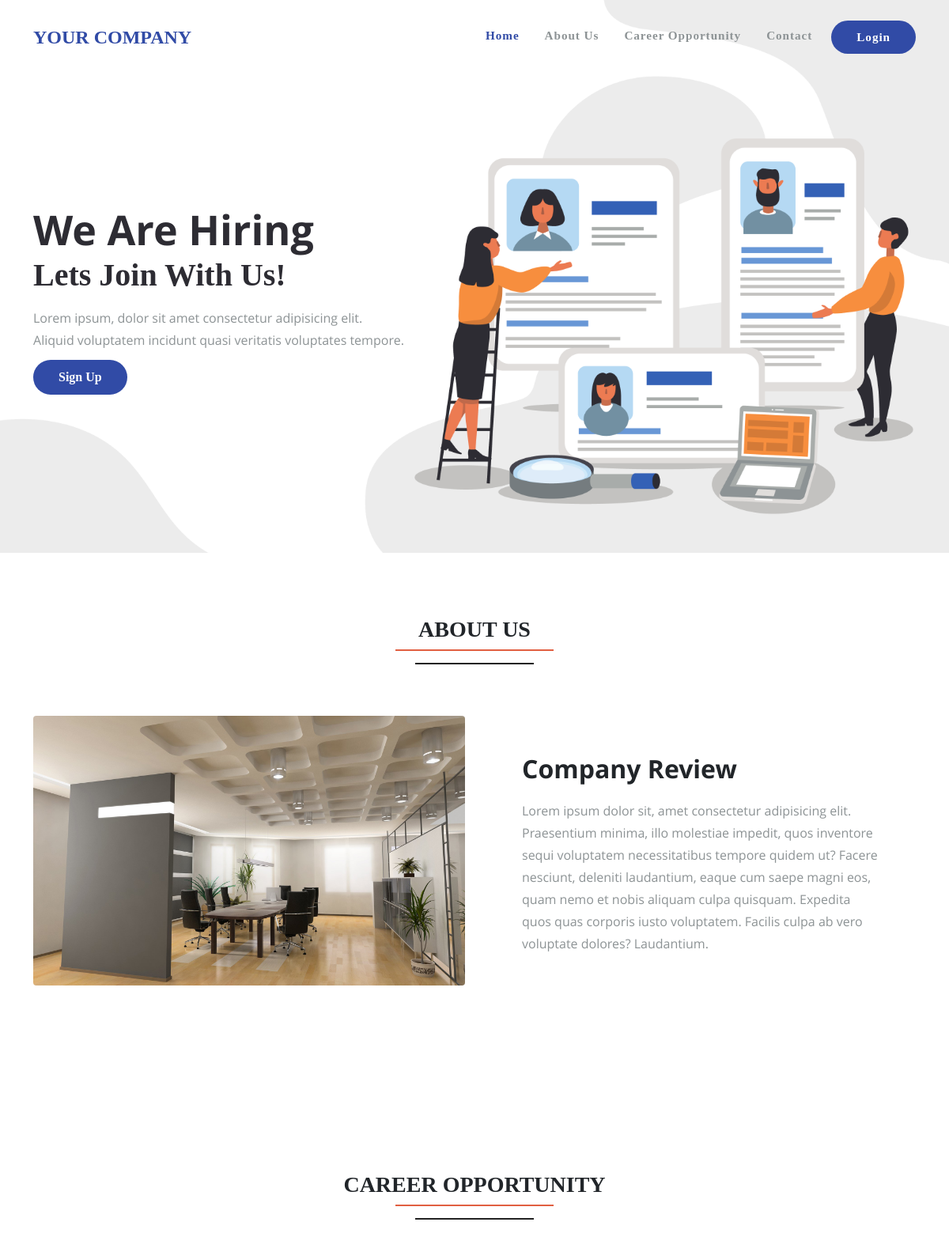
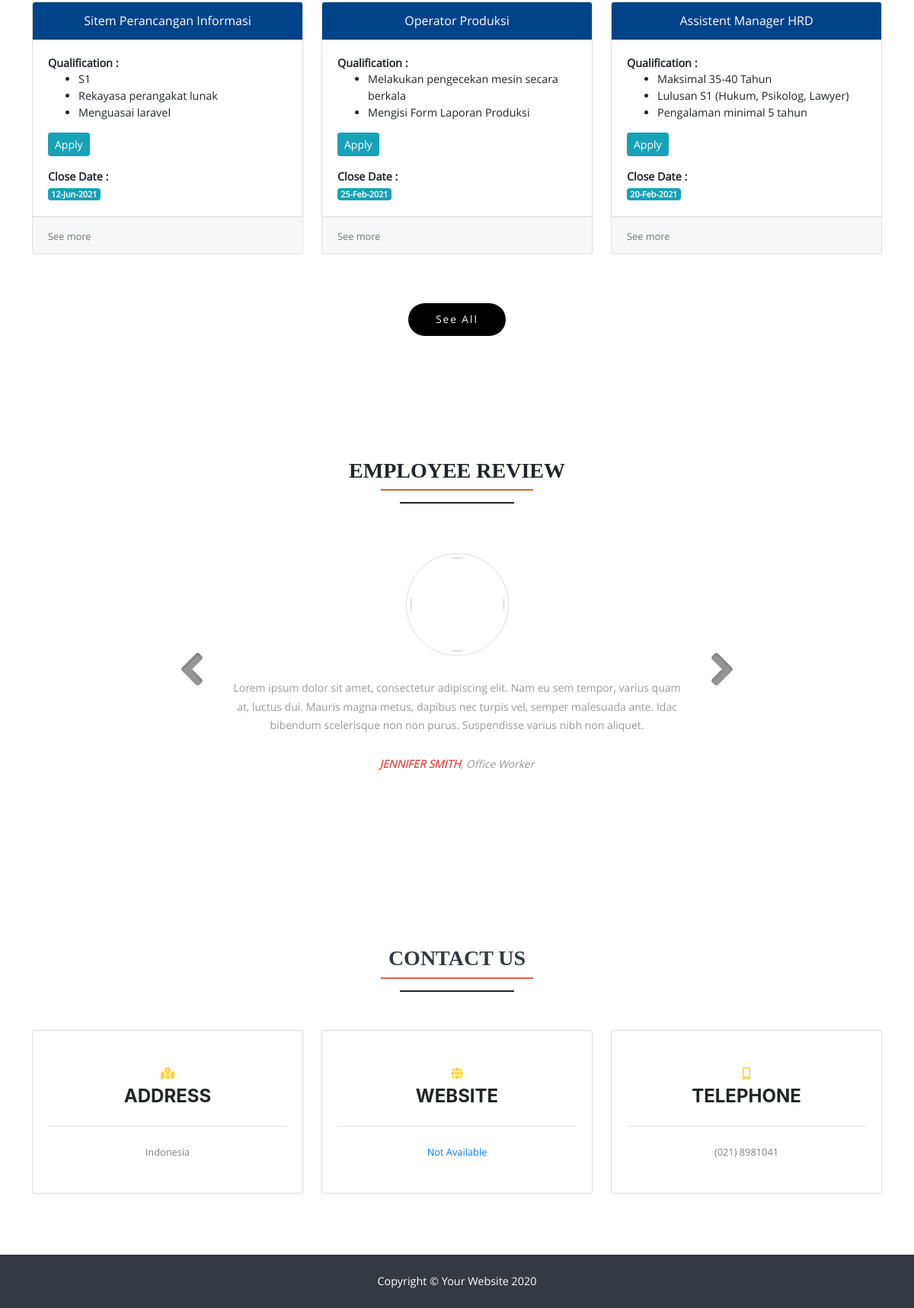
The page / on the database its author committed (2 pictures, top to bottom).
### tables this page shows
CREATE TABLE `job_article` (
  `id_job` int(6) NOT NULL,
  `title` varchar(50) DEFAULT NULL,
  `contents` text,
  `date_from` date DEFAULT NULL,
  `date_thru` date DEFAULT NULL,
  `id_users` int(6) DEFAULT NULL,
  `id_category` int(6) DEFAULT NULL,
  `description` text
);

### application/controllers/Home.php (called while the page is built, shortened)
<?php
class Home extends CI_Controller
{
  function post(){
    $datenow = date("Y-m-d");
    $data_job_article = $this->db->query("SELECT * FROM job_article WHERE date_thru >= '".$datenow."' LIMIT 3");
    $data['data'] = $data_job_article->result();
    $this->load->view('r_home',$data);
  }
}

### index.php (called while the page is built, shortened)
<?php
require_once BASEPATH.'core/CodeIgniter.php';

### application/views/r_home.php (the view, shortened to what this page needs)
<!DOCTYPE html>
<html lang="en">
<head>
    <link rel="stylesheet" href="<?php echo base_url() ?>assets/fontawesome-free/css/all.min.css">
    <link href="<?php echo base_url('assets/css/');?>styles.css" rel="stylesheet" />
    <link href="<?php echo base_url('assets/fonts/');?>open-sans.css" rel="stylesheet" />
    <link href="<?php echo base_url('assets/fonts/'); ?>metrophobic.css" rel="stylesheet" />
</head>
<body id="page-top">
    <nav class="navbar navbar-expand-lg fixed-top" id="mainNav">
        <div class="container">
            <a class="navbar-brand js-scroll-trigger" href="#page-top">Your Company</a>
            <div class="collapse navbar-collapse" id="navbarResponsive">
                <ul class="navbar-nav ml-auto">
                    <li class="nav-item"><a class="nav-link js-scroll-trigger font-weight-bold"
                            href="#page-top">Home</a></li>
                    <li class="nav-item"><a class="nav-link js-scroll-trigger font-weight-bold" href="#about">About
                            Us</a></li>
                    <li class="nav-item"><a class="nav-link js-scroll-trigger font-weight-bold" href="#services">Career
                            Opportunity</a></li>
                    <li class="nav-item"><a class="nav-link js-scroll-trigger font-weight-bold"
                            href="#contact">Contact</a></li>
                    <li class="nav-item"><a class="nav-link js-scroll-trigger font-weight-bold btn-sign"
                            data-toggle="modal" data-target="#ModalLogin">Login</a></li>
                </ul>
            </div>
        </div>
    </nav>
    <header class="masthead">
        <div class="container">
            <h1>We are hiring</h1>
            <h3>Lets Join With Us!</h3>
            <p>Lorem ipsum, dolor sit amet consectetur adipisicing elit. <br> Aliquid voluptatem incidunt quasi
                veritatis voluptates tempore.</p>
            <a href="#ModalSignUp" data-toggle="modal" class="btn btn-primary btn-sign">Sign Up</a>
        </div>
    </header>
    <section class="page-section" id="about">
        <div class="container">
            <div class="text-center">
                <h3 class="section-heading">About Us</h3>
                <p class="line1"></p>
                <p class="line2"></p>
            </div>
            <div class="row">
                <div class="col-lg-6 col-md-12">
                    <div class="about-img">
                        <img src="assets/img/bg-4.jpg" class="rounded img-fluid">
                    </div>
                </div>
                <div class="col-lg-6 col-md-12">
                    <div class="about-review">
                        <h2>Company Review</h2>
                        <p>Lorem ipsum dolor sit, amet consectetur adipisicing elit. Praesentium minima, illo molestiae
                            impedit, quos inventore sequi voluptatem necessitatibus tempore quidem ut? Facere nesciunt,
                            deleniti laudantium, eaque cum saepe magni eos, quam nemo et nobis aliquam culpa quisquam.
                            Expedita quos quas corporis iusto voluptatem. Facilis culpa ab vero voluptate dolores?
                            Laudantium.
                        </p>
                    </div>
                </div>
            </div>
        </div>
    </section>
    <section class="page-section" id="services">
        <div class="container ">
            <div class="text-center">
                <h3 class="section-heading text-uppercase">career opportunity</h3>
                <p class="line1"></p>
                <p class="line2 mb-3"></p>
            </div>
            <div class="row mt-5">
                <?php foreach ($data as $value) { ?>
                <div class="col-md-4 col-sm-12 mb-3" id="accordion<?php echo $value->id_job ?>" role="tablist"
                    aria-multiselectable="true">
                    <div class="card">
                        <div class="card-header text-center"><?php echo $value->title; ?>
                        </div>
                        <div class="card-body">
                            <div class="card-text">
                                <b>Qualification :</b><br>
                                <?php
                                echo $value->contents;
                                ?>
                                <a href="#" class="btn btn-info btn-sm mb-3" role="button">Apply</a><br>
                                <b>Close Date :</b><br>
                                <span
                                    class="badge badge-info"><?php echo  date("d-M-Y", strtotime($value->date_thru)); ?></span>
                            </div>
                        </div>
                        <div class="card-footer" id="footerThree" role="tab">
                            <a href="#collapse<?php echo $value->id_job ?>" data-toggle="collapse"
                                data-parent="#accordion<?php echo $value->id_job ?>" aria-expanded="true"
                                aria-controls="collapseThree">
                                <small class="text-muted">See more</small>
                            </a>
                        </div>
                    </div>
                </div>
                <?php } ?>
                <div class="col-md-12">
                    <div class="text-center">
                        <a href="<?php echo site_url('home/karir'); ?>" class="btn btn-send mt-5">See All</a>
                    </div>
                </div>
            </div>
    </section>
    <section class="page-section" id="testimonial">
        <div class="container">
            <div class="text-center">
                <h3 class="section-heading text-uppercase ">Employee Review</h3>
                <p class="line1"></p>
                <p class="line2"></p>
            </div>
        </div>
        <div class="container">
            <div class="row">
                <div class="col-md-8 col-center m-auto">
                    <div id="myCarousel" class="carousel slide" data-ride="carousel">
                        <div class="carousel-inner">
                            <div class="item carousel-item active">
                                <div class="img-box"><img src="assets/img/avatar-1.jpg" alt=""></div>
                                <p class="testimonial">Lorem ipsum dolor sit amet, consectetur adipiscing elit. Nam eu
                                    sem tempor, varius quam at, luctus dui. Mauris magna metus, dapibus nec turpis vel,
                                    semper malesuada ante. Idac bibendum scelerisque non non purus. Suspendisse varius
                                    nibh non aliquet.</p>
                                <p class="overview"><b>Jennifer Smith</b>, Office Worker</p>
                            </div>
                        </div>
                        <a class="carousel-control left carousel-control-prev" href="#myCarousel" data-slide="prev">
                            <i class="fa fa-angle-left"></i>
                        </a>
                        <a class="carousel-control right carousel-control-next" href="#myCarousel" data-slide="next">
                            <i class="fa fa-angle-right"></i>
                        </a>
                    </div>
                </div>
            </div>
        </div>
    </section>
    <section class="page-section bg-white" id="contact">
        <div class="container">
            <div class="text-center">
                <h3 class="section-heading text-uppercase text-dark">Contact Us</h3>
                <p class="line1"></p>
                <p class="line2 mb-3"></p>
            </div>
            <div class="row" style="margin-top: 50px;">
                <div class="col-md-4 mb-3 mb-md-0">
                    <div class="card py-4 h-100">
                        <div class="card-body text-center">
                            <i class="fas fa-map-marked-alt text-primary mb-2"></i>
                            <h4 class="text-uppercase m-0">Address</h4>
                            <hr class="my-4">
                            <div class="small text-black-50">Indonesia</div>
                        </div>
                    </div>
                </div>
                <div class="col-md-4 mb-3 mb-md-0">
                    <div class="card py-4 h-100">
                        <div class="card-body text-center">
                            <i class="fas fa-globe text-primary mb-2"></i>
                            <h4 class="text-uppercase m-0">Website</h4>
                            <hr class="my-4">
                            <div class="small text-black-50">
                                <a href="#">Not Available</a>
                            </div>
                        </div>
                    </div>
                </div>
                <div class="col-md-4 mb-3 mb-md-0">
                    <div class="card py-4 h-100">
                        <div class="card-body text-center">
                            <i class="fas fa-mobile-alt text-primary mb-2"></i>
                            <h4 class="text-uppercase m-0">Telephone</h4>
                            <hr class="my-4">
                            <div class="small text-black-50">(021) 8981041</div>
                        </div>
                    </div>
                </div>
            </div>
        </div>
    </section>
    <footer class="footer bg-dark text-center text-white py-4">
        <div class="container">
            Copyright © Your Website 2020
        </div>
    </footer>
</body>
</html>

### assets/css/custom.css (style rules this page uses)
.page-section .section-heading { text-transform: uppercase; font-family: 'metrophobicregular'; }
.page-section .about-img { margin-top: 50px; margin-bottom: 50px; }
.page-section .about-review { margin-top: 50px; margin-bottom: 50px; padding: 0.5rem; }
.page-section .about-review h2 { margin-bottom: 20px; font-family: 'open_sansbold'; }
.page-section .about-review p { color: #8D9395; }
@media (min-width: 1200px) { .page-section .about-review { padding: 3rem; } }
.text-center .line1 { height: 2px; width: 200px; background: #E15F41; margin: auto; }
.text-center .line2 { height: 2px; width: 150px; background: #222222; margin: 15px auto; }
.card-text { font-size: 0.90rem; }
:root { --input-padding-x: 1.5rem; --input-padding-y: .75rem; }
.text-center .btn.btn-send { background-color: black; color: #ffffff; padding: 10px 35px; display: inline-block; margin-top: 10px; border-radius: 25px; text-decoration: none; letter-spacing: 2px; font-size: 0.85rem; }
.col-center { margin: 0 auto; float: none !important; }
.carousel { margin: 50px auto; padding: 0 70px; }
.carousel-item { color: #999; font-size: 14px; text-align: center; overflow: hidden; min-height: 290px; }
.carousel .item .img-box { width: 135px; height: 135px; margin: 0 auto; padding: 5px; border: 1px solid #ddd; border-radius: 50%; }
.carousel .img-box img { width: 100%; height: 100%; display: block; border-radius: 50%; }
.carousel .testimonial { padding: 30px 0 10px; }
.carousel .overview { font-style: italic; }
.carousel .overview b { text-transform: uppercase; color: #db584e; }
.carousel .carousel-control { width: 40px; height: 40px; margin-top: -20px; top: 50%; background: none; }
.carousel-control i { font-size: 68px; line-height: 42px; position: absolute; display: inline-block; color: rgba(0, 0, 0, 0.8); text-shadow: 0 3px 3px #e6e6e6, 0 0 0 #000; }

### rows shown on the page
job_article: title "Sitem Perancangan Informasi", contents "S1 Rekayasa perangakat lunak Menguasai laravel", date_thru "12-Jun-2021"
job_article: title "Operator Produksi", contents "Melakukan pengecekan mesin secara berkala Mengisi Form Laporan Produksi", date_thru "25-Feb-2021"
job_article: title "Assistent Manager HRD", contents "Maksimal 35-40 Tahun Lulusan S1 (Hukum, Psikolog, Lawyer) Pengalaman minimal 5 tahun", date_thru "20-Feb-2021"
